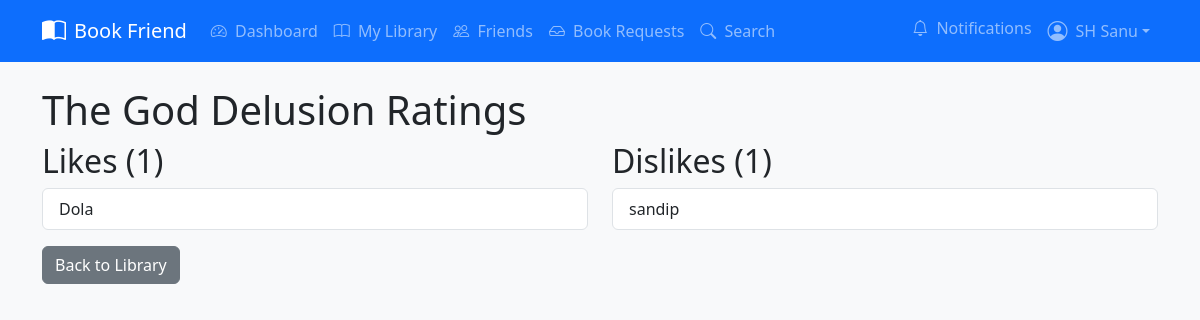
Page /books/2/ratings/ (signed in) on the earlier database version.
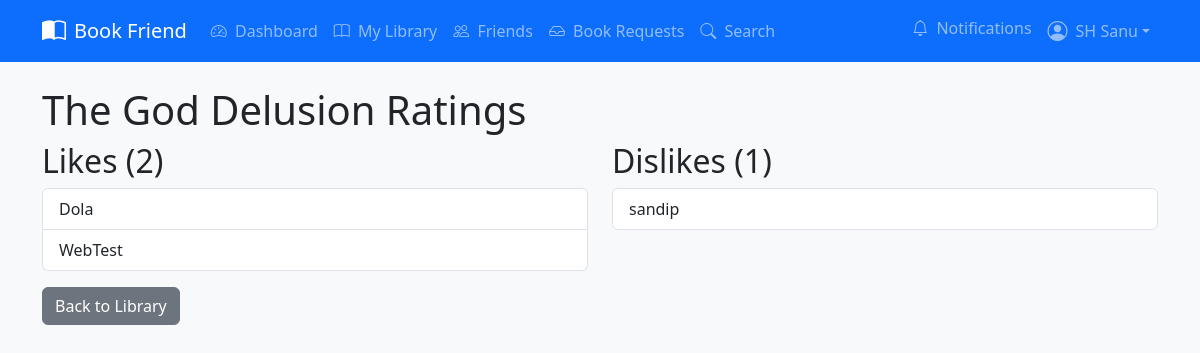
Same page on the later database version.
### Core/models.py (models this page shows, shortened)
class Book(models.Model):
    CONDITION_CHOICES = [
        ('new', 'New'),
        ('like_new', 'Like New'),
        ('good', 'Good'),
        ('fair', 'Fair'),
        ('poor', 'Poor'),
    ]
    owner = models.ForeignKey(User, on_delete=models.CASCADE)
    title = models.CharField(max_length=200)
    author = models.CharField(max_length=200)
    genre = models.CharField(max_length=100)
    condition = models.CharField(max_length=20, choices=CONDITION_CHOICES)
    cover_image = models.ImageField(upload_to='book_covers/', blank=True)
    description = models.TextField(blank=True)
    available = models.BooleanField(default=True)
    created_at = models.DateTimeField(auto_now_add=True)
    def like_count(self):
        return self.bookrating_set.filter(rating='like').count()
    def dislike_count(self):
        return self.bookrating_set.filter(rating='dislike').count()

class BookRating(models.Model):
    RATING_CHOICES = [
        ('like', 'Like'),
        ('dislike', 'Dislike'),
    ]
    user = models.ForeignKey(User, on_delete=models.CASCADE)
    book = models.ForeignKey(Book, on_delete=models.CASCADE)
    rating = models.CharField(max_length=7, choices=RATING_CHOICES)
    created_at = models.DateTimeField(auto_now_add=True)
    class Meta:
        unique_together = ['user', 'book']

### Core/views.py (the view)
# urls.py: path("books/<int:book_id>/ratings/", views.book_ratings, name="book_ratings"),
@login_required
def book_ratings(request, book_id):
    book = get_object_or_404(Book, id=book_id)
    likes = book.bookrating_set.filter(rating='like')
    dislikes = book.bookrating_set.filter(rating='dislike')
    context = {
        'book': book,
        'likes': likes,
        'dislikes': dislikes,
    }
    return render(request, 'core/books/book_ratings.html', context)

### Core/context_processors.py (called while the page is built)
def notification_count(request):
    if request.user.is_authenticated:
        unread_count = Notification.objects.filter(user=request.user, read=False).count()
        return {'unread_notifications': unread_count}
    return {'unread_notifications': 0}

### templates/core/books/book_ratings.html (shortened to what this page needs)
{% extends 'core/base.html' %}
{% load static %}
{% block content %}
<div class="container">
    <h1>{{ book.title }} Ratings</h1>
    <div class="row">
        <div class="col-md-6">
            <h2>Likes ({{ book.like_count }})</h2>
            <ul class="list-group">
                {% for rating in likes %}
                <li class="list-group-item">{{ rating.user.username }}</li>
                {% endfor %}
            </ul>
        </div>
        <div class="col-md-6">
            <h2>Dislikes ({{ book.dislike_count }})</h2>
            <ul class="list-group">
                {% for rating in dislikes %}
                <li class="list-group-item">{{ rating.user.username }}</li>
                {% endfor %}
            </ul>
        </div>
    </div>
    <a href="{% url 'core:library' username=book.owner.username %}" class="btn btn-secondary mt-3">Back to Library</a>
</div>
{% endblock %}

Differences in the rows shown:
computed for Book "The God Delusion": like_count "1" → "2"
added BookRating: user.username "WebTest", shown under "Likes (2)"
